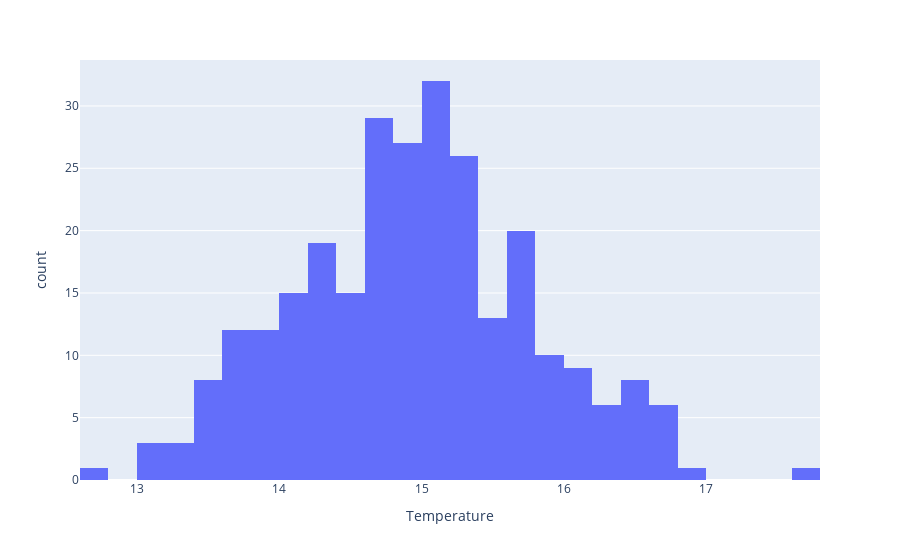

Notebook code for this chart:
### Markdown cell above
### Histogram

### Code cell
hist = px.histogram(data_frame=temp_per_year,x='Temperature')
hist.show()

### Figure 1 — Plotly figure (JSON) as saved in the notebook; plotly's stock layout.template omitted (floating-point values rounded to 4 significant figures; data arrays with more than 128 entries replaced by an {"elided": "..."} marker saying what was removed)
{"data": [{"alignmentgroup": "True", "bingroup": "x", "hovertemplate": "Temperature=%{x}<br>count=%{y}<extra></extra>", "legendgroup": "", "marker": {"color": "#636efa", "pattern": {"shape": ""}}, "name": "", "offsetgroup": "", "orientation": "v", "showlegend": false, "type": "histogram", "x": {"elided": "276 float values"}, "xaxis": "x", "yaxis": "y"}], "layout": {"barmode": "relative", "legend": {"tracegroupgap": 0}, "margin": {"t": 60}, "xaxis": {"anchor": "y", "domain": [0, 1], "title": {"text": "Temperature"}}, "yaxis": {"anchor": "x", "domain": [0, 1], "title": {"text": "count"}}}}
